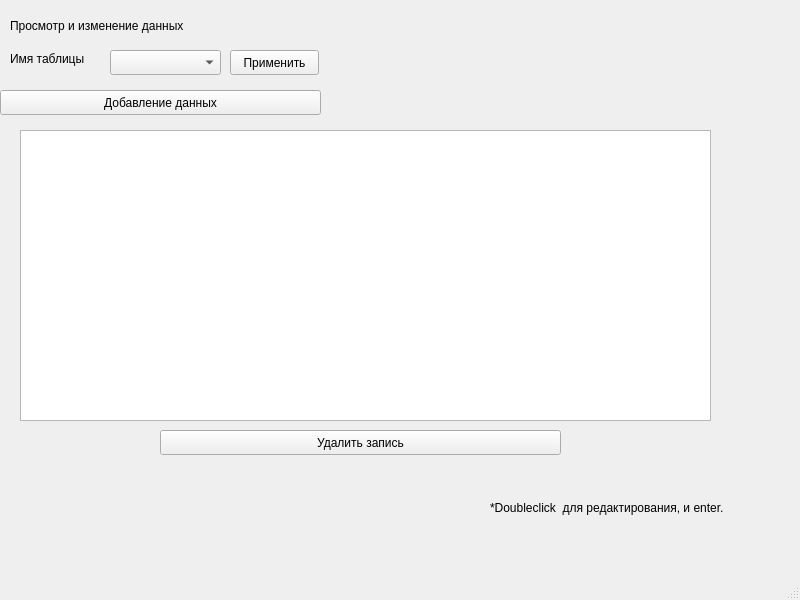
<?xml version="1.0" encoding="UTF-8"?>
<ui version="4.0">
 <class>MainWindow</class>
 <widget class="QMainWindow" name="MainWindow">
  <property name="geometry">
   <rect>
    <x>0</x>
    <y>0</y>
    <width>800</width>
    <height>600</height>
   </rect>
  </property>
  <property name="windowTitle">
   <string>MainWindow</string>
  </property>
  <widget class="QWidget" name="centralwidget">
   <widget class="QLabel" name="label">
    <property name="geometry">
     <rect>
      <x>10</x>
      <y>50</y>
      <width>111</width>
      <height>17</height>
     </rect>
    </property>
    <property name="text">
     <string>Имя таблицы</string>
    </property>
   </widget>
   <widget class="QPushButton" name="pushButton">
    <property name="geometry">
     <rect>
      <x>230</x>
      <y>50</y>
      <width>89</width>
      <height>25</height>
     </rect>
    </property>
    <property name="text">
     <string>Применить</string>
    </property>
   </widget>
   <widget class="QLabel" name="label_2">
    <property name="geometry">
     <rect>
      <x>10</x>
      <y>10</y>
      <width>231</width>
      <height>31</height>
     </rect>
    </property>
    <property name="text">
     <string>Просмотр и изменение данных</string>
    </property>
   </widget>
   <widget class="QComboBox" name="comboBox">
    <property name="geometry">
     <rect>
      <x>110</x>
      <y>50</y>
      <width>111</width>
      <height>25</height>
     </rect>
    </property>
   </widget>
   <widget class="QTableView" name="tableView">
    <property name="geometry">
     <rect>
      <x>20</x>
      <y>130</y>
      <width>691</width>
      <height>291</height>
     </rect>
    </property>
    <property name="selectionMode">
     <enum>QAbstractItemView::SingleSelection</enum>
    </property>
    <attribute name="verticalHeaderMinimumSectionSize">
     <number>21</number>
    </attribute>
   </widget>
   <widget class="QPushButton" name="pushButton_2">
    <property name="geometry">
     <rect>
      <x>0</x>
      <y>90</y>
      <width>321</width>
      <height>25</height>
     </rect>
    </property>
    <property name="text">
     <string>Добавление данных</string>
    </property>
   </widget>
   <widget class="QPushButton" name="pushButton_3">
    <property name="geometry">
     <rect>
      <x>160</x>
      <y>430</y>
      <width>401</width>
      <height>25</height>
     </rect>
    </property>
    <property name="text">
     <string>Удалить запись</string>
    </property>
   </widget>
   <widget class="QLabel" name="label_3">
    <property name="geometry">
     <rect>
      <x>490</x>
      <y>500</y>
      <width>331</width>
      <height>16</height>
     </rect>
    </property>
    <property name="text">
     <string>*Doubleclick  для редактирования, и enter.</string>
    </property>
   </widget>
  </widget>
  <widget class="QMenuBar" name="menubar">
   <property name="geometry">
    <rect>
     <x>0</x>
     <y>0</y>
     <width>800</width>
     <height>22</height>
    </rect>
   </property>
  </widget>
  <widget class="QStatusBar" name="statusbar"/>
 </widget>
 <resources/>
 <connections/>
</ui>
